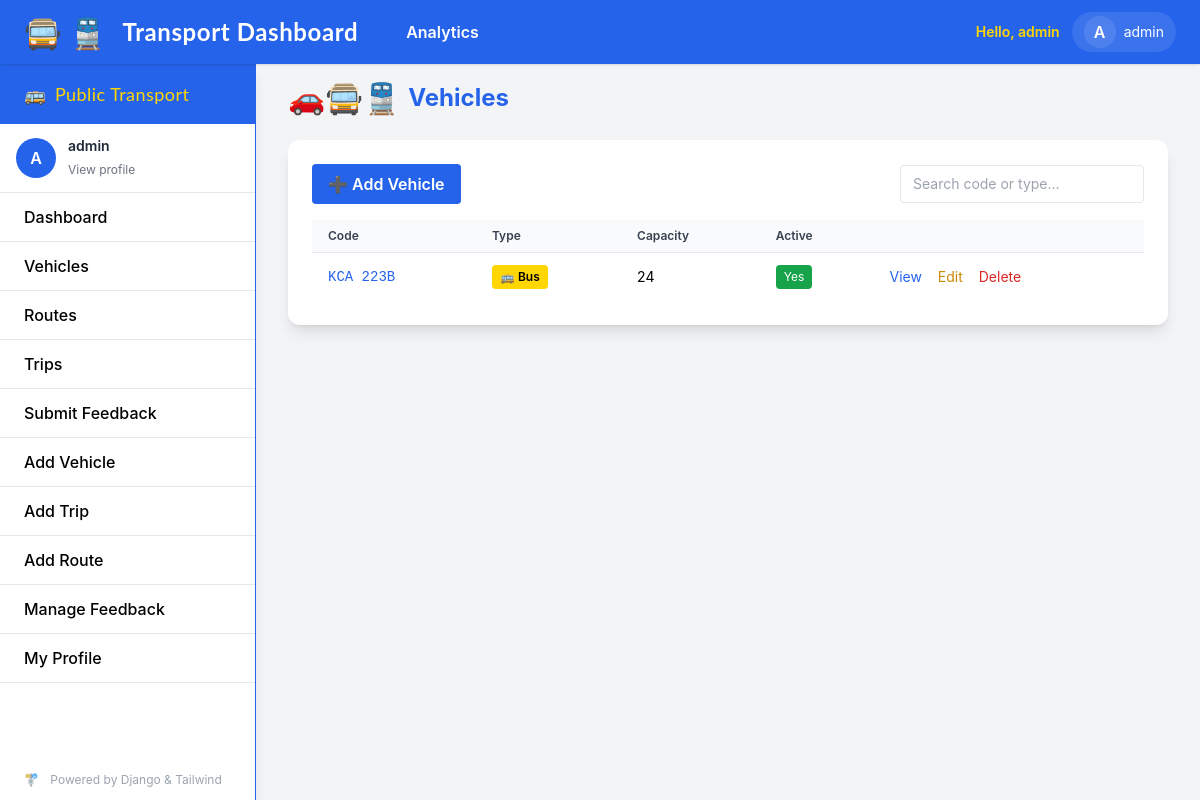
The app's page /vehicles/ (signed in), older data.
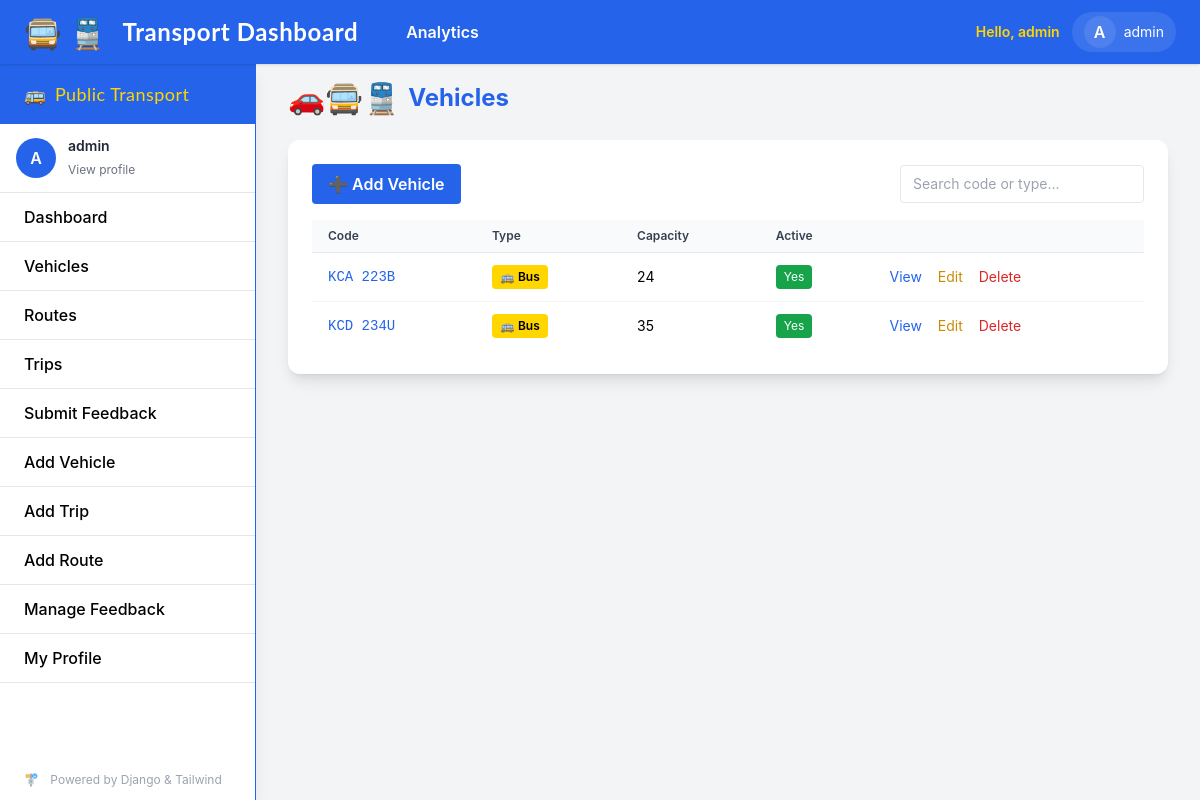
The same page, newer data.
### transport/models.py (models this page shows, shortened)
class Vehicle(models.Model):
    VEHICLE_TYPE_CHOICES = (
        ('bus', 'Bus'),
        ('train', 'Train'),
    )
    code = models.CharField(max_length=20, unique=True)
    vehicle_type = models.CharField(max_length=10, choices=VEHICLE_TYPE_CHOICES)
    capacity = models.PositiveIntegerField()
    active = models.BooleanField(default=True)
    assigned_routes = models.ManyToManyField(Route, related_name='vehicles', blank=True)

### transport/views.py (the view)
# urls.py: path('vehicles/', VehicleListView.as_view(), name='vehicle-list'),            # all users
class VehicleListView(LoginRequiredMixin, ListView):
    model = Vehicle
    template_name = 'dashboard/vehicle_list.html'
    context_object_name = 'vehicles'

### transport/templates/dashboard/vehicle_list.html (shortened to what this page needs)
{% extends "base.html" %}
{% block content %}
<div class="flex items-center gap-2 mb-6">
  <span class="text-3xl">🚗🚍🚆</span>
  <h2 class="text-2xl font-bold text-transport-blue">Vehicles</h2>
</div>
<div class="bg-white rounded-xl shadow-lg p-6">
  <div class="flex items-center justify-between mb-4 gap-4">
    {% if user.is_authenticated and user.is_staff %}
      <a href="{% url 'dashboard:vehicle-add' %}" class="inline-block bg-transport-blue text-white px-4 py-2 rounded hover:bg-blue-700 transition font-semibold">
        ➕ Add Vehicle
      </a>
    {% endif %}
    <div class="flex items-center gap-3">
      <input
        type="search"
        name="q"
        placeholder="Search code or type..."
        class="px-3 py-2 border rounded text-sm focus:outline-none focus:ring-2 focus:ring-transport-blue"
        aria-label="Search vehicles"
      >
    </div>
  </div>
  <div class="overflow-x-auto mt-2">
    <table class="min-w-full divide-y divide-gray-200">
      <thead class="bg-gray-50">
        <tr>
          <th class="px-4 py-2 text-left text-xs font-semibold text-gray-700">Code</th>
          <th class="px-4 py-2 text-left text-xs font-semibold text-gray-700">Type</th>
          <th class="px-4 py-2 text-left text-xs font-semibold text-gray-700">Capacity</th>
          <th class="px-4 py-2 text-left text-xs font-semibold text-gray-700">Active</th>
          <th class="px-4 py-2"></th>
        </tr>
      </thead>
      <tbody class="bg-white divide-y divide-gray-100">
        {% for vehicle in vehicles %}
        <tr class="hover:bg-gray-50">
          <td class="px-4 py-3 font-mono text-sm">
            <a href="{% url 'dashboard:vehicle-detail' vehicle.pk %}" class="text-transport-blue hover:underline">{{ vehicle.code }}</a>
          </td>
          <td class="px-4 py-3 text-sm">
            {% if vehicle.vehicle_type == "bus" %}
              <span class="inline-flex items-center gap-2 bg-transport-yellow text-black px-2 py-1 rounded text-xs font-semibold">🚌 Bus</span>
            {% elif vehicle.vehicle_type == "train" %}
              <span class="inline-flex items-center gap-2 bg-transport-green text-white px-2 py-1 rounded text-xs font-semibold">🚆 Train</span>
            {% else %}
              <span class="inline-block bg-gray-100 text-gray-800 px-2 py-1 rounded text-xs">{{ vehicle.get_vehicle_type_display }}</span>
            {% endif %}
          </td>
          <td class="px-4 py-3 text-sm">
            {% if vehicle.capacity %}
              {{ vehicle.capacity }}
            {% else %}
              <span class="text-xs text-gray-400">Not set</span>
            {% endif %}
          </td>
          <td class="px-4 py-3 text-sm">
            {% if vehicle.active %}
              <span class="inline-block bg-green-600 text-white px-2 py-1 rounded text-xs">Yes</span>
            {% else %}
              <span class="inline-block bg-red-600 text-white px-2 py-1 rounded text-xs">No</span>
            {% endif %}
          </td>
          <td class="px-4 py-3 text-sm whitespace-nowrap">
            <a href="{% url 'dashboard:vehicle-detail' vehicle.pk %}" class="text-blue-600 hover:underline mr-3">View</a>
            {% if user.is_authenticated and user.is_staff %}
              <a href="{% url 'dashboard:vehicle-edit' vehicle.pk %}" class="text-yellow-600 hover:underline mr-3">Edit</a>
              <a href="{% url 'dashboard:vehicle-delete' vehicle.pk %}" class="text-red-600 hover:underline" data-confirm="Delete this vehicle?">Delete</a>
            {% endif %}
          </td>
        </tr>
        {% empty %}
        <tr>
          <td colspan="5" class="px-4 py-6 text-center text-gray-500">No vehicles found.</td>
        </tr>
        {% endfor %}
      </tbody>
    </table>
  </div>
</div>
{% endblock %}

Row changes from the older to the newer data that the page shows:
added Vehicle: code "KCD 234U", vehicle_type "🚌 Bus", capacity "35", active "Yes"
